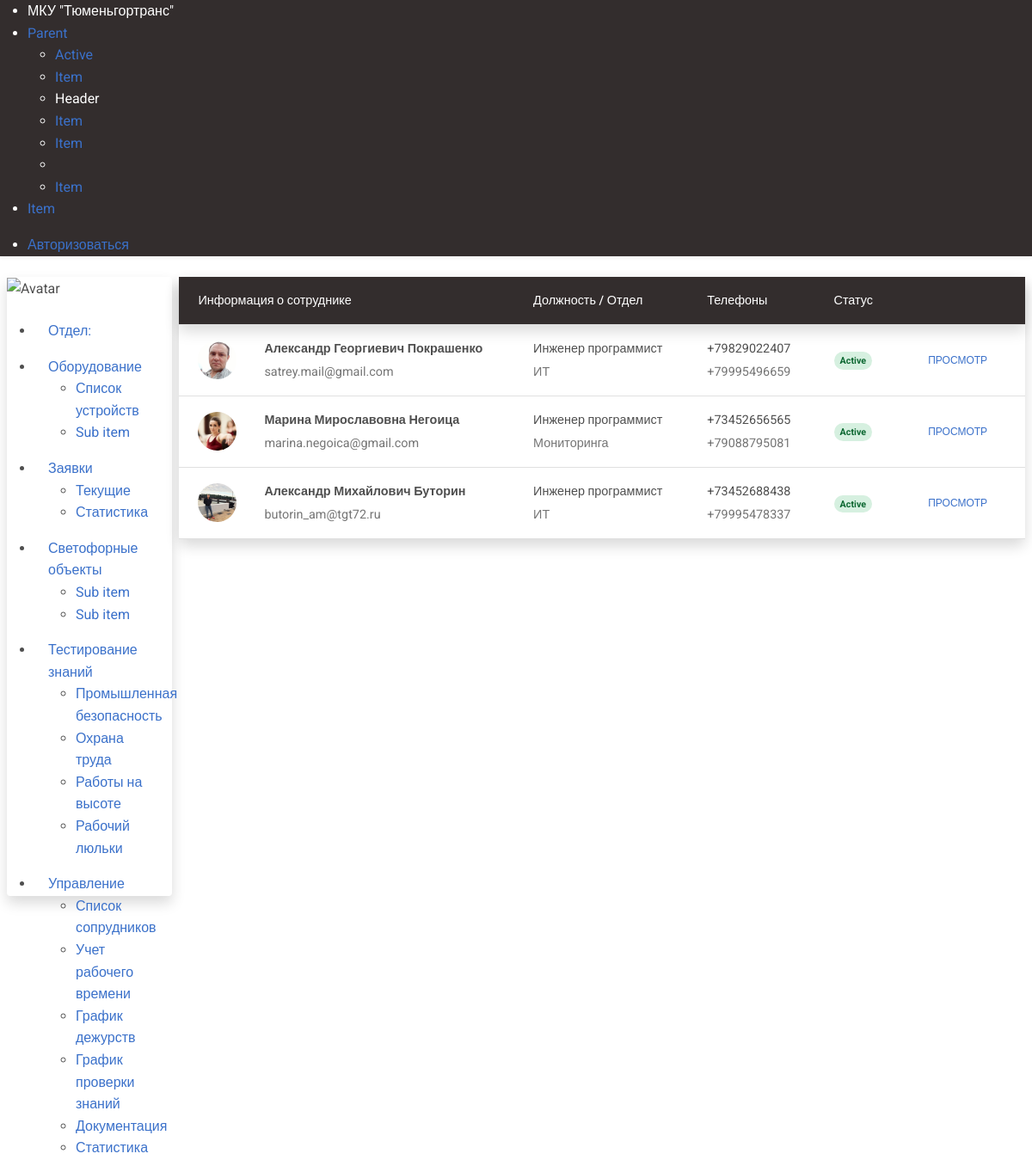
The page /users/user_list/ on the database its author committed.
### users/models.py (models this page shows, shortened)
class CustomUser(AbstractUser):
    middle_name = models.CharField('Отчество', max_length=50, blank=True, null=True)
    date_of_birth = models.DateField(blank=True, null=True, verbose_name='Дата рождения')
    age = models.IntegerField(blank=True, null=True, verbose_name='Возраст')
    phone_number_work = models.CharField('Рабочий телефон', max_length=16, blank=True, null=True)
    phone_number_mobile = models.CharField('Мобильный телефон', max_length=12, blank=True, null=True)
    department = models.ForeignKey(Department, blank=True, null=True, on_delete=models.CASCADE, verbose_name='Отдел')
    avatar = models.ImageField(upload_to='avatars/', blank=True, null=True)
    position = models.ForeignKey(Position, blank=True, null=True, on_delete=models.CASCADE, verbose_name='Должность')
    date_of_employment = models.DateField(blank=True, null=True, verbose_name='Дата трудоустройства')
    class Meta:
        verbose_name = 'Пользователь'
        verbose_name_plural = 'Пользователи'

class Department(models.Model):
    department = models.CharField('Отдел', max_length=50)
    slug = models.CharField('Слаг', max_length=70, blank=True)
    class Meta:
        verbose_name = "Отдел"
        verbose_name_plural = "Отделы"
    def __str__(self):
        return self.department

### users/views.py (the view)
# urls.py: path('user_list/', CustomUserListView.as_view(), name='user_list'),
class CustomUserListView(ListView):
    model = CustomUser
    template_name = 'users/user_list.html'
    paginate_by = 10

### templates/users/user_list.html (shortened to what this page needs)
{% extends 'users/main.html' %}
{% block content %}
<div class="card m-2 shadow">
<table class="table align-middle mb-0 bg-white">
  <thead class="bg-dark text-white shadow">
    <tr class="">
      <th>Информация о сотруднике</th>
      <th>Должность / Отдел</th>
      <th>Телефоны</th>
      <th>Статус</th>
      <th></th>
    </tr>
  </thead>
  <tbody>
  {% for user in object_list %}
    <tr class="table-row">
      <td>
        <div class="d-flex align-items-center">
          <img
              src="{{ user.avatar.url }}"
              alt=""
              style="width: 45px; height: 45px"
              class="rounded-circle me-3"
              />
          <div class="ms-3">
            <p class="fw-bold mb-1">{{ user.first_name }}  {{ user.middle_name }} {{ user.last_name }}</p>
            <p class="text-muted mb-0">{{ user.email }}</p>
          </div>
        </div>
      </td>
      <td>
        <p class="fw-normal mb-1">Инженер программист</p>
        <p class="text-muted mb-0">{{ user.department }}</p>
      </td>
      <td>
        <p class="fw-normal mb-1">{% if user.phone_number_work %}{{ user.phone_number_work }}{% endif %}</p>
        <p class="text-muted mb-0">{% if user.phone_number_mobile %}{{ user.phone_number_mobile }}{% endif %}</p>
      </td>
      <td>
        <span class="badge badge-success rounded-pill d-inline">Active</span></td>
      <td>
        <button type="button" class="btn btn-link btn-sm btn-rounded">
          <a href="{% url 'user_detail' user.pk %}">Просмотр</a>
        </button>
      </td>
    </tr>
    {% endfor %}
  </tbody>
</table>
</div>
{% endblock %}

### rows shown on the page
CustomUser: avatar (picture), first_name "Александр", middle_name "Георгиевич", last_name "Покрашенко", email "satrey.mail@gmail.com", department "ИТ", phone_number_work "+79829022407", phone_number_mobile "+79995496659"
CustomUser: avatar (picture), first_name "Марина", middle_name "Мирославовна", last_name "Негоица", email "marina.negoica@gmail.com", department "Мониторинга", phone_number_work "+73452656565", phone_number_mobile "+79088795081"
CustomUser: avatar (picture), first_name "Александр", middle_name "Михайлович", last_name "Буторин", email "butorin_am@tgt72.ru", department "ИТ", phone_number_work "+73452688438", phone_number_mobile "+79995478337"
